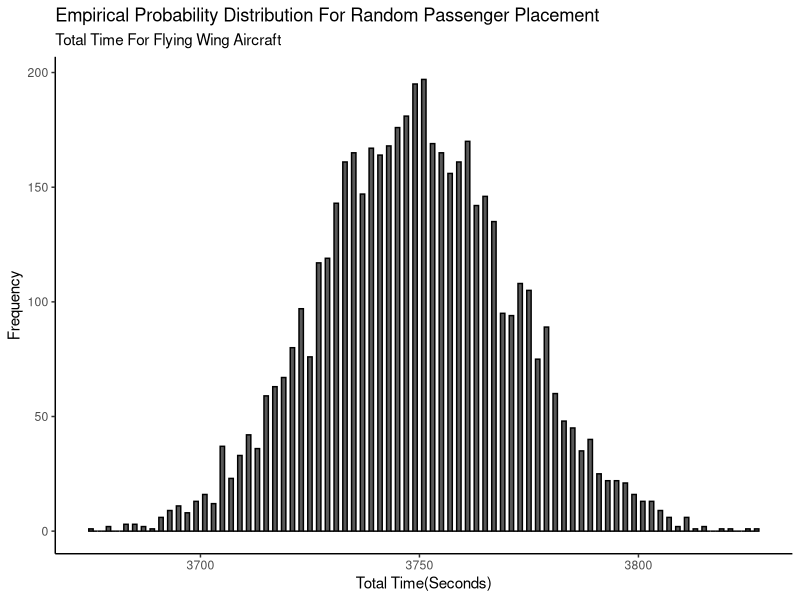
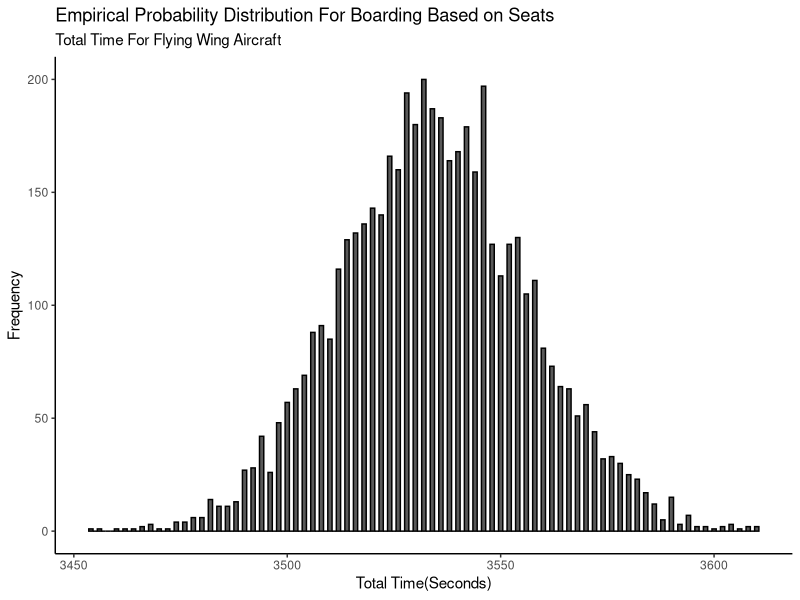

R code for these plots, in order:
## ---- chunk 1
knitr::opts_chunk$set(echo = TRUE)
library(tidyverse)
## ---- chunk 2

set.seed(50)

time_gate_seats_tot2 <- tibble(walking_speed = sample(x= c(2.17, 2.3, 2.1), size = 318, prob = c(0.35, 0.40, 0.25), replace = TRUE),
       priority = sample(x = c(0,1), size = 318, prob = c(0.95,0.5), replace = TRUE),
       trouble_some = sample(x = c(0,1,2,3,4), size = 318, prob = c(0.70, 0.15, 0.08, 0.05, 0.02), replace = TRUE))%>%
  mutate(queue_check = ifelse(priority == 1,
                               0, 
                               1)) %>%
  mutate(queue_wrong = ifelse(queue_check == 1,
                                ifelse(trouble_some == 0,
                                        sample(x= c(1,0),size = 318, replace = TRUE, prob = c(0, 1)),
                                   ifelse(trouble_some == 1, 
                                       sample(x= c(1,0),size = 318, replace = TRUE, prob = c(0.1, 0.9)),
                                        ifelse(trouble_some == 2,
                                               sample(x= c(1,0),size = 318, replace = TRUE, prob = c(0.3, 0.7)),
                                               ifelse(trouble_some == 3,
                                                       sample(x= c(1,0),size = 318, replace = TRUE, prob =c(0.5,0.5)),
                                                       sample(x= c(1,0),size = 318, replace = TRUE, prob = c(0.7, 0.3))
                                                               )))), 
                               0))%>%
  mutate(gate_time = queue_wrong*trouble_some+5)%>%
  summarise(gate_tot = sum(gate_time)+50)%>%
  pull(gate_tot)



time_gate_random_tot2 <- tibble(walking_speed = sample(x= c(2.17, 2.3, 2.1), size = 318, prob = c(0.35, 0.40, 0.25), replace = TRUE),
       priority = sample(x = c(0,1), size = 318, prob = c(0.95,0.5), replace = TRUE),
       trouble_some = sample(x = c(0,1,2,3,4), size = 318, prob = c(0.70, 0.15, 0.08, 0.05, 0.02), replace = TRUE))%>%
  mutate(queue_check = ifelse(priority == 1,
                               0, 
                               1)) %>%
  mutate(queue_wrong = 0)%>%
  mutate(gate_time = queue_wrong*trouble_some+5)%>%
  summarise(gate_tot = sum(gate_time)+5)%>%
  pull(gate_tot)
## ---- chunk 3
B <- tibble(order = sample(1:318), 
       Area = sample(c(rep("A",6), rep("B",6),rep("C",6),rep("D",72), rep("E",78), rep("F",78),rep("G",72))),
       Row = ifelse(Area == "A"| Area == "B"|Area == "C", -3, sample(c(rep(-2,18),rep(-1,18),rep(1,24),rep(2,24),rep(3,24),
                                            rep(4,24),rep(5,24),rep(6,24),rep(7,24),rep(8,24),rep(9,24),rep(10,24),rep(11,24)))))%>%
  mutate(Column = ifelse(Area == "A", sample(c(2,3,4,5,6,7)),
                         ifelse(Area == "B", sample(c(9,10,11,12,13,14)),
                                ifelse(Area == "C", sample(c(16,17,18,19,20,21)),
                                       sample(c(rep(-3,11),rep(-2,11),rep(-1,11),rep(2,13),rep(3,13),rep(4,13),
                                                rep(5,13),rep(6,13),rep(7,13),rep(9,13),rep(10,13),rep(11,13),
                                                rep(12,13),rep(13,13),rep(14,13),rep(16,13),rep(17,13),rep(18,13),
                                                rep(19,13),rep(20,13),rep(21,13),rep(23,11),rep(24,11),rep(25,11)))))))%>%
  mutate(P_influence = ifelse(Area == "A", 240,
                              ifelse(Area == "B",156,
                                     ifelse(Area == "C",72,
                                            ifelse(Area == "D"|Area == "G", 72,
                                                   78)))))%>%
  mutate(entrance_dist = sqrt(Row*Row*9 + Column*Column*9))%>%
  mutate(Factor_combine = P_influence+1/entrance_dist)%>%
  mutate(Sit_duration_consid = ceiling((Factor_combine - mean(Factor_combine))/262+1/order-1/159))%>%
  summarise(B = sum(Sit_duration_consid))%>%
  pull(B)
  
TSD <- tibble(Passengers = 1:318, 
       Area = sample(c(rep("A",6), rep("B",6),rep("C",6),rep("D",72), rep("E",78), rep("F",78),rep("G",72))),
       Row = ifelse(Area == "A"| Area == "B"|Area == "C", -3, sample(c(rep(-2,18),rep(-1,18),rep(1,24),rep(2,24),rep(3,24),
                                            rep(4,24),rep(5,24),rep(6,24),rep(7,24),rep(8,24),rep(9,24),rep(10,24),rep(11,24)))))%>%
  mutate(Column = ifelse(Area == "A", sample(c(2,3,4,5,6,7)),
                         ifelse(Area == "B", sample(c(9,10,11,12,13,14)),
                                ifelse(Area == "C", sample(c(16,17,18,19,20,21)),
                                       sample(c(rep(-3,11),rep(-2,11),rep(-1,11),rep(2,13),rep(3,13),rep(4,13),
                                                rep(5,13),rep(6,13),rep(7,13),rep(9,13),rep(10,13),rep(11,13),
                                                rep(12,13),rep(13,13),rep(14,13),rep(16,13),rep(17,13),rep(18,13),
                                                rep(19,13),rep(20,13),rep(21,13),rep(23,11),rep(24,11),rep(25,11)))))))%>%
  mutate(P_influence = ifelse(Area == "A", 240,
                              ifelse(Area == "B",156,
                                     ifelse(Area == "C",72,
                                            ifelse(Area == "D"|Area == "G", 72,
                                                   78)))))%>%
  mutate(entrance_dist = sqrt(Row*Row*9 + Column*Column*9))%>%
  mutate(Factor_combine = P_influence+entrance_dist)%>%
  mutate(Sit_duration_consid = ceiling((Factor_combine - mean(Factor_combine))/262))%>%
  mutate(TS = sample(c(0:4), prob = c(0.55, 0.75, 0.45, 0.35, 0.10),size = 318, replace = TRUE), SS = sample(c(rep(1,122),rep(2,98),rep(3,98))), Tsd = 2*(TS+SS)+10)%>%
  pull(Tsd)


T_shuffle_tot2 <- tibble(row3seats = 1:106,T_shuffle = sample(c(0,4,10,4,12,8),size = 106, prob = c(16.67,16.67,16.67,16.67,16.67,16.67),replace = TRUE))%>%
  mutate(significant = ifelse(row3seats == 1|row3seats ==2|row3seats ==3|row3seats ==4|row3seats ==5|row3seats ==6|row3seats ==7|row3seats ==8|row3seats ==9|row3seats ==10|row3seats ==11|row3seats ==12|row3seats ==13|row3seats ==14|row3seats ==15|row3seats ==16|row3seats ==17|row3seats ==18|row3seats ==19|row3seats ==20|row3seats ==21|row3seats ==22,
                              sample(c(0,1),size = 22, prob= c(0.9,0.1), replace = TRUE),
                              ifelse(row3seats == 23|row3seats ==24|row3seats ==25|row3seats ==26|row3seats ==27|row3seats ==28|row3seats ==29|row3seats ==30|row3seats ==31|row3seats ==32|row3seats ==33|row3seats ==34|row3seats ==35|row3seats ==36|row3seats ==37|row3seats ==38|row3seats ==39|row3seats ==40|row3seats ==41|row3seats ==42|row3seats ==43|row3seats ==44,
                              sample(c(0,1),size =22 , prob = c(0.7,0.3), replace = TRUE),
                              ifelse(row3seats  ==45|row3seats ==46|row3seats ==47|row3seats ==48|row3seats ==49|row3seats ==50|row3seats ==51|row3seats ==52|row3seats ==53|row3seats ==54|row3seats ==55|row3seats ==56|row3seats ==57|row3seats ==58|row3seats ==59|row3seats ==60|row3seats ==61|row3seats ==62|row3seats ==63|row3seats ==64|row3seats ==65|row3seats ==66,
                              sample(c(0,1),size = 22, prob = c(0.5,0.5), replace = TRUE),
                              ifelse(row3seats == 67|row3seats ==68|row3seats ==69|row3seats ==70|row3seats ==71|row3seats ==72|row3seats ==73|row3seats ==74|row3seats ==75|row3seats ==76|row3seats ==77|row3seats ==78|row3seats ==79|row3seats ==80|row3seats ==81|row3seats ==82|row3seats ==83|row3seats ==84|row3seats ==85|row3seats ==86|row3seats ==87|row3seats ==88,
                              sample(c(0,1),size = 22, prob = c(0.3,0.7), replace = TRUE),
                              ifelse(row3seats == 89|row3seats ==90|row3seats ==91|row3seats ==92|row3seats ==93|row3seats ==94|row3seats ==95|row3seats ==96|row3seats ==97|row3seats ==98|row3seats ==99|row3seats ==100|row3seats ==101|row3seats ==102|row3seats ==103|row3seats ==104|row3seats ==105|row3seats ==106,
                              sample(c(0,1),size = 18, prob = c(0.1,0.9), replace = TRUE),NA))))))%>%
  summarise(T_shufflefin = sum(T_shuffle*significant))%>%
  pull(T_shufflefin)


Walking_time_tot2 <- tibble(Passengers = 1:318, 
       Area = sample(c(rep("A",6), rep("B",6),rep("C",6),rep("D",72), rep("E",78), rep("F",78),rep("G",72))),
       Row = ifelse(Area == "A"| Area == "B"|Area == "C", -3, sample(c(rep(-2,18),rep(-1,18),rep(1,24),rep(2,24),rep(3,24),
                                            rep(4,24),rep(5,24),rep(6,24),rep(7,24),rep(8,24),rep(9,24),rep(10,24),rep(11,24)))))%>%
  mutate(Column = ifelse(Area == "A", sample(c(2,3,4,5,6,7)),
                         ifelse(Area == "B", sample(c(9,10,11,12,13,14)),
                                ifelse(Area == "C", sample(c(16,17,18,19,20,21)),
                                       sample(c(rep(-3,11),rep(-2,11),rep(-1,11),rep(2,13),rep(3,13),rep(4,13),
                                                rep(5,13),rep(6,13),rep(7,13),rep(9,13),rep(10,13),rep(11,13),
                                                rep(12,13),rep(13,13),rep(14,13),rep(16,13),rep(17,13),rep(18,13),
                                                rep(19,13),rep(20,13),rep(21,13),rep(23,11),rep(24,11),rep(25,11)))))))%>%
  mutate(P_influence = ifelse(Area == "A", 240,
                              ifelse(Area == "B",156,
                                     ifelse(Area == "C",72,
                                            ifelse(Area == "D"|Area == "G", 72,
                                                   78)))))%>%
  mutate(entrance_dist2 = abs(Row) + abs(Column))%>%
  mutate(walking_speed = sample(x= c(2.17, 2.3, 2.1), size = 318, prob = c(0.35, 0.40, 0.25),replace = TRUE), walk_time1 = (entrance_dist2/walking_speed)/3, walk_time_fin = sum(walk_time1))%>%
  summarise(walking_time_fin = sample(walk_time_fin, size =1))%>%
  pull(walking_time_fin)



## ---- chunk 4
random_simulation2 <- replicate(
  5000,
  {
    expand.grid(time_tot = sample(x = TSD, size = B, replace = TRUE))%>%
  summarise(time_tot = Walking_time_tot2 + sum(time_tot) +T_shuffle_tot2+ time_gate_random_tot2)%>%
  pull(time_tot)
  }
)

as.data.frame(random_simulation2)%>%
  ggplot(aes(x=random_simulation2))+
  geom_histogram(aes(y=after_stat(count)), binwidth = 1, 
                   color = "black")+
  labs(title = "Empirical Probability Distribution For Random Passenger Placement",
         subtitle = "Total Time For Flying Wing Aircraft",
         x = "Total Time(Seconds)",
         y = "Frequency")  +
    theme_classic()

## ---- chunk 5
mean(quantile(random_simulation2, c(0.05, 0.95)))
quantile(random_simulation2, c(0.05,0.50, 0.95))
## ---- chunk 6
seats_simulation2 <- replicate(
  5000,
  {
    expand.grid(time_tot = sample(x = TSD, size = B, replace = TRUE))%>%
  summarise(time_tot = Walking_time_tot2 + sum(time_tot)+time_gate_seats_tot2)%>%
  pull(time_tot)
  }
)

as.data.frame(seats_simulation2)%>%
  ggplot(aes(x=seats_simulation2))+
  geom_histogram(aes(y=after_stat(count)), binwidth = 1, 
                   color = "black")+
  labs(title = "Empirical Probability Distribution For Boarding Based on Seats",
       subtitle = "Total Time For Flying Wing Aircraft",
         x = "Total Time(Seconds)",
         y = "Frequency")  +
    theme_classic()

sd(seats_simulation2)

## ---- chunk 7
mean(quantile(seats_simulation2, c(0.05, 0.95)))
quantile(seats_simulation2, c(0.05,0.50, 0.95))
